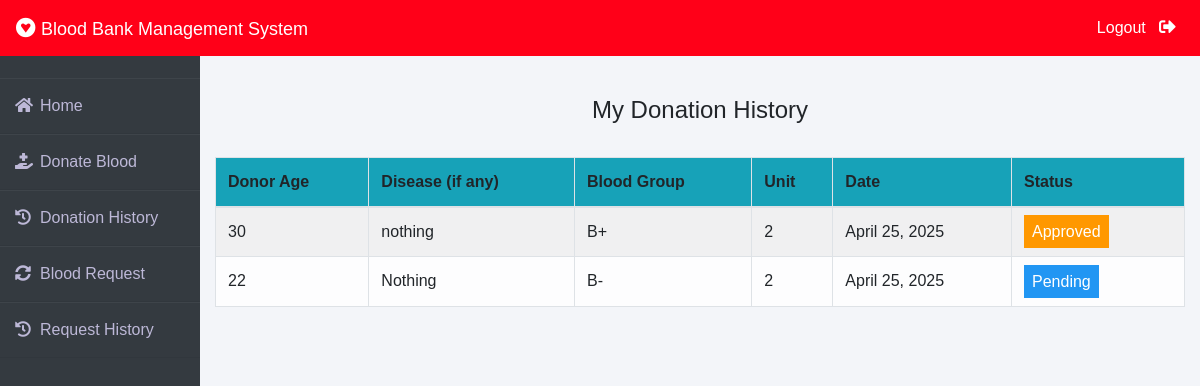
Before: /donor/donation-history (signed in) with the older database file.
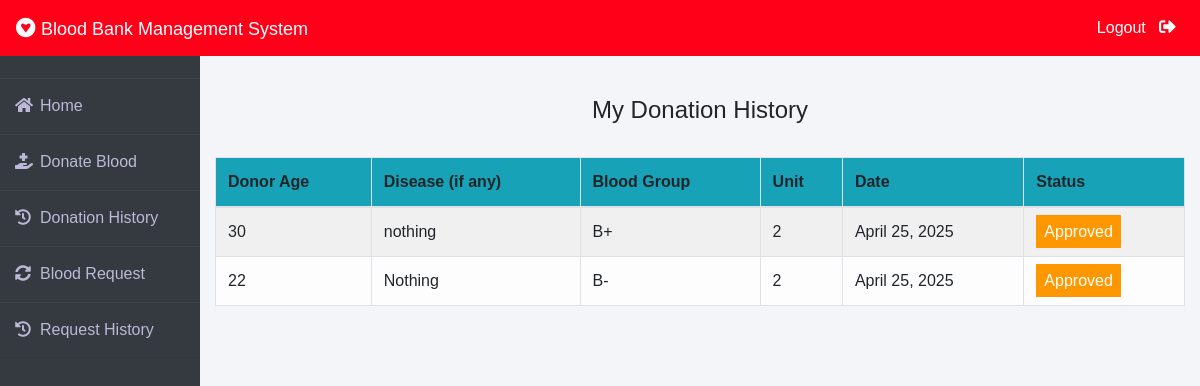
After: the same page with the newer database file.
### donor/models.py (models this page shows, shortened)
class BloodDonate(models.Model):
    donor=models.ForeignKey(Donor,on_delete=models.CASCADE)
    disease=models.CharField(max_length=100,default="Nothing")
    age=models.PositiveIntegerField()
    bloodgroup=models.CharField(max_length=10)
    unit=models.PositiveIntegerField(default=0)
    status=models.CharField(max_length=20,default="Pending")
    date=models.DateField(auto_now=True)

### donor/views.py (the view)
# urls.py: path('donation-history', views.donation_history_view,name='donation-history'),
def donation_history_view(request):
    donor= models.Donor.objects.get(user_id=request.user.id)
    donations=models.BloodDonate.objects.all().filter(donor=donor)
    return render(request,'donor/donation_history.html',{'donations':donations})

### templates/donor/donation_history.html (shortened to what this page needs)
{% extends 'donor/donorbase.html' %}
{% block content %}
{% load widget_tweaks %}
{%load static%}
<head>
   </head>
<br><br>
<div class="container">
    <H4 class="text-center">My Donation History</H4><br>
    <table class="table table-light table-hover table-bordered table-striped">
        <thead class="bg-info">
            <tr>
                <th scope="col">Donor Age</th>
                <th scope="col">Disease (if any)</th>
                <th scope="col">Blood Group</th>
                <th scope="col">Unit</th>
                <th scope="col">Date</th>
                <th scope="col">Status</th>
            </tr>
        </thead>
        <tbody>
            {% for t in donations %}
            <tr>
                <td>{{t.age}}</td>
                <td> {{t.disease}}</td>
                <td>{{t.bloodgroup}}</td>
                <td>{{t.unit}}</td>
                <td>{{t.date}}</td>
                {% if t.status == 'Approved' %}
                <td><span class="label warning"> Approved</span></td>
                {% elif t.status == 'Rejected' %}
                <td><span class="label success">Rejected</span></td>
                {% else %}
                <td><span style="color: white;margin-left: 0px;" class="label info">Pending</span></td>
                {% endif %}
            </tr>
            {% endfor %}
        </tbody>
    </table>
</div>
{% endblock content %}

Changed rows visible on the page:
changed BloodDonate "Nothing": status "Pending" → "Approved"
